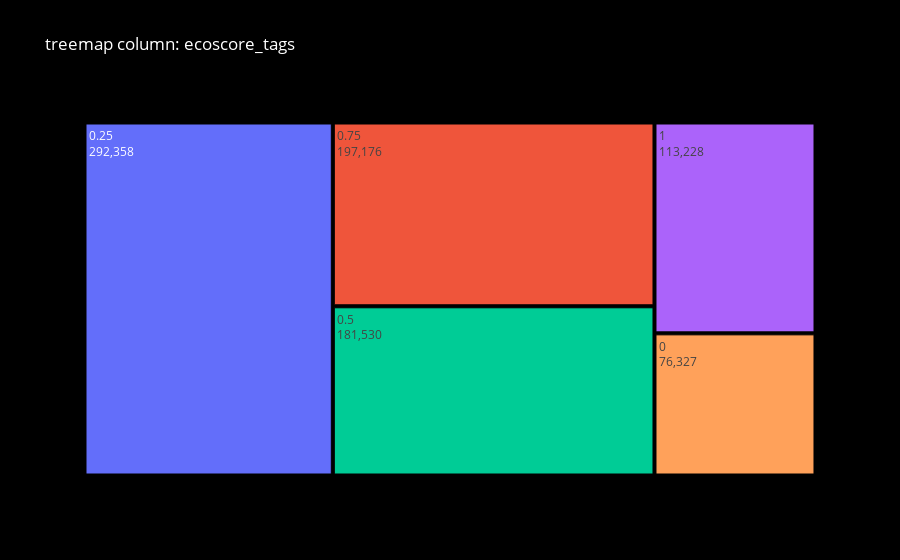
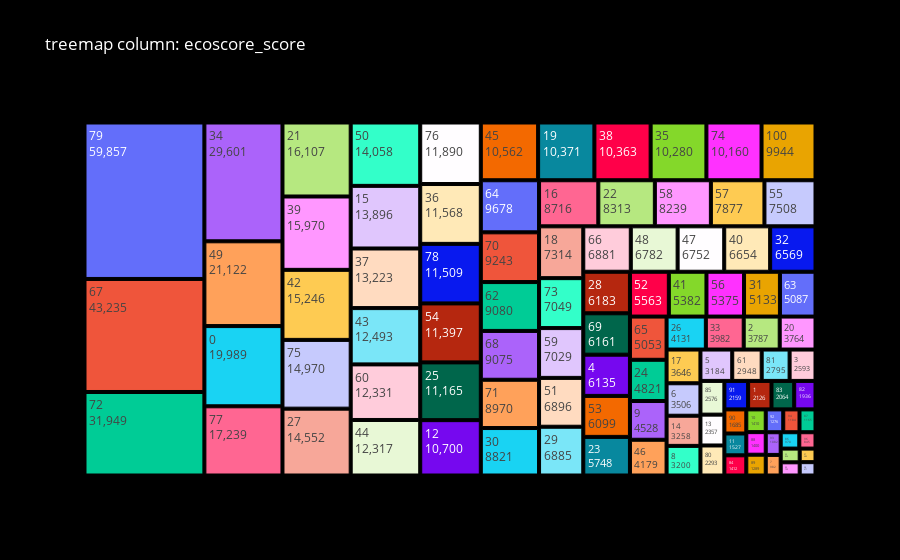
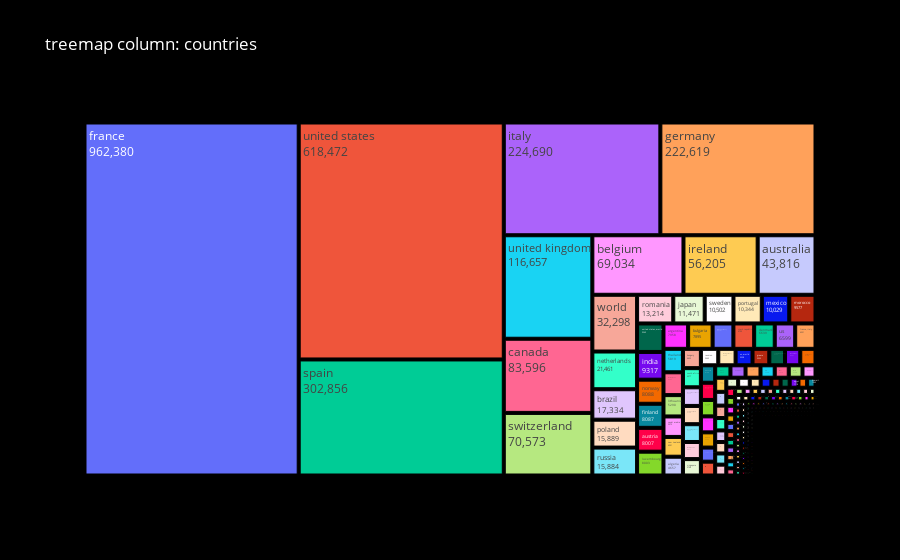
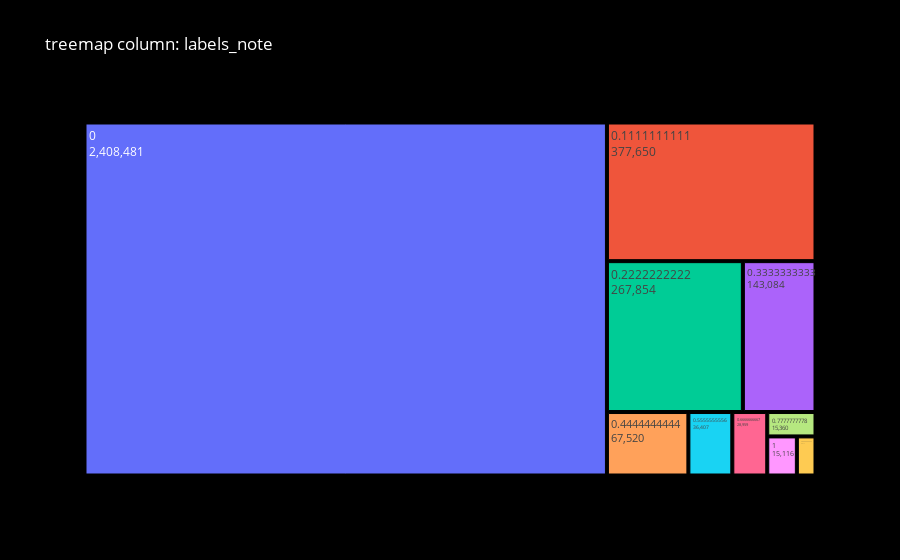

Source (notebook cell) for these figures, in order:
### Code cell
colonnes_a_travailler = ['ecoscore_tags', 'ecoscore_score', 'countries', 'labels_note']  
df = load_jsonl_to_dataframe(file_path)
for column in colonnes_a_travailler:
    create_treemap_for_column(df, column)

### Figure 1 — Plotly figure (JSON) as saved in the notebook; plotly's stock layout.template omitted (floating-point values rounded to 4 significant figures)
{"data": [{"labels": [0.25, 0.75, 0.5, 1, 0, 0.3333], "parents": ["", "", "", "", "", ""], "textinfo": "label+value", "type": "treemap", "values": [292358, 197176, 181530, 113228, 76327, 3]}], "layout": {"font": {"color": "white"}, "paper_bgcolor": "black", "plot_bgcolor": "grey", "title": {"text": "treemap column: ecoscore_tags"}}}

### Figure 2 — Plotly figure (JSON) as saved in the notebook; plotly's stock layout.template omitted (floating-point values rounded to 4 significant figures)
{"data": [{"labels": [79, 67, 72, 34, 49, 0, 77, 21, 39, 42, 75, 27, 50, 15, 37, 43, 60, 44, 76, 36, 78, 54, 25, 12, 45, 19, 38, 35, 74, 100, 64, 70, 62, 68, 71, 30, 16, 22, 58, 57, 55, 18, 73, 59, 51, 29, 66, 48, 47, 40, 32, 28, 69, 4, 53, 23, 52, 41, 56, 31, 63, 65, 24, 9, 46, 26, 33, 2, 20, 17, 6, 14, 8, 5, 61, 81, 3, 85, 13, 80, 91, 1, 83, 82, 90, 11, 84, 10, 88, 89, 92, 94, 87, 93, 7, 86, 96, 95, 99, 97, 98, 78.42], "parents": ["", "", "", "", "", "", "", "", "", "", "", "", "", "", "", "", "", "", "", "", "", "", "", "", "", "", "", "", "", "", "", "", "", "", "", "", "", "", "", "", "", "", "", "", "", "", "", "", "", "", "", "", "", "", "", "", "", "", "", "", "", "", "", "", "", "", "", "", "", "", "", "", "", "", "", "", "", "", "", "", "", "", "", "", "", "", "", "", "", "", "", "", "", "", "", "", "", "", "", "", "", ""], "textinfo": "label+value", "type": "treemap", "values": [59857, 43235, 31949, 29601, 21122, 19989, 17239, 16107, 15970, 15246, 14970, 14552, 14058, 13896, 13223, 12493, 12331, 12317, 11890, 11568, 11509, 11397, 11165, 10700, 10562, 10371, 10363, 10280, 10160, 9944, 9678, 9243, 9080, 9075, 8970, 8821, 8716, 8313, 8239, 7877, 7508, 7314, 7049, 7029, 6896, 6885, 6881, 6782, 6752, 6654, 6569, 6183, 6161, 6135, 6099, 5748, 5563, 5382, 5375, 5133, 5087, 5053, 4821, 4528, 4179, 4131, 3982, 3787, 3764, 3646, 3506, 3258, 3200, 3184, 2948, 2795, 2593, 2576, 2357, 2293, 2159, 2126, 2064, 1936, 1685, 1527, 1412, 1410, 1400, 1289, 1276, 1184, 1165, 1082, 982, 970, 845, 834, 799, 685, 671, 1]}], "layout": {"font": {"color": "white"}, "paper_bgcolor": "black", "plot_bgcolor": "grey", "title": {"text": "treemap column: ecoscore_score"}}}

### Figure 3 — Plotly figure (JSON) as saved in the notebook; plotly's stock layout.template omitted (floating-point values rounded to 4 significant figures; data arrays with more than 128 entries replaced by an {"elided": "..."} marker saying what was removed)
{"data": [{"labels": {"elided": "11710 str values"}, "parents": {"elided": "11710 str values"}, "textinfo": "label+value", "type": "treemap", "values": {"elided": "11710 int values"}}], "layout": {"font": {"color": "white"}, "paper_bgcolor": "black", "plot_bgcolor": "grey", "title": {"text": "treemap column: countries"}}}

### Figure 4 — Plotly figure (JSON) as saved in the notebook; plotly's stock layout.template omitted (floating-point values rounded to 4 significant figures)
{"data": [{"labels": [0, 0.1111, 0.2222, 0.3333, 0.4444, 0.5556, 0.6667, 0.7778, 1, 0.8889], "parents": ["", "", "", "", "", "", "", "", "", ""], "textinfo": "label+value", "type": "treemap", "values": [2408481, 377650, 267854, 143084, 67520, 36407, 28959, 15360, 15116, 9511]}], "layout": {"font": {"color": "white"}, "paper_bgcolor": "black", "plot_bgcolor": "grey", "title": {"text": "treemap column: labels_note"}}}
